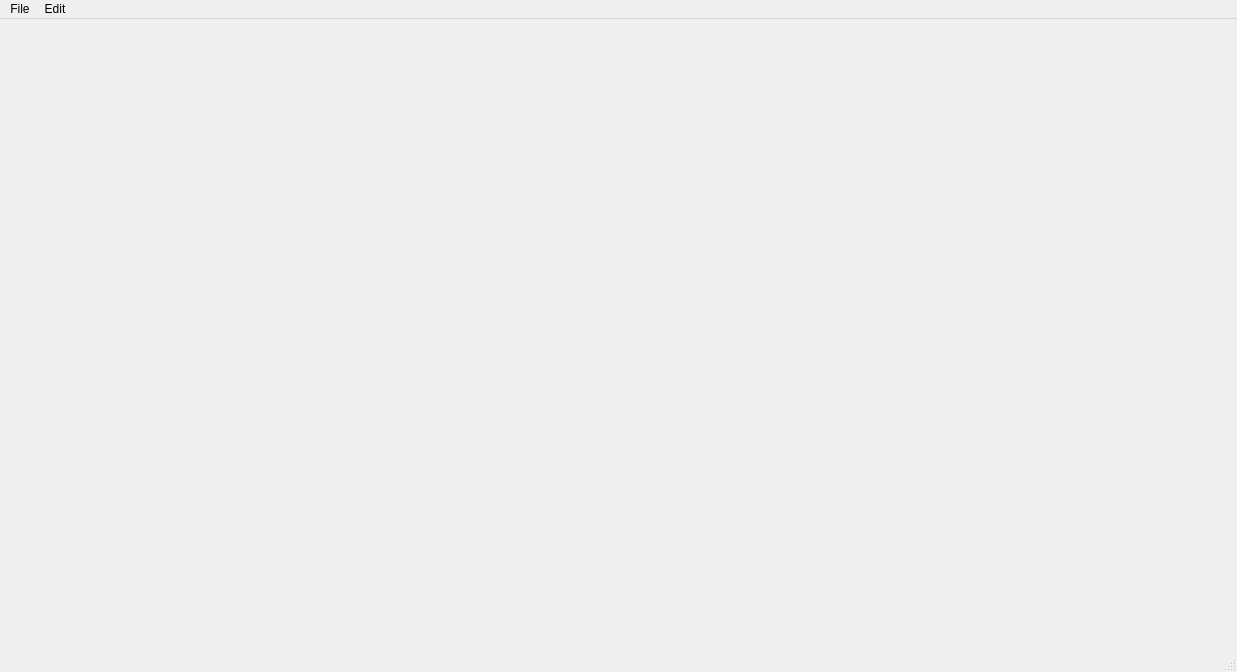
<?xml version="1.0" encoding="UTF-8"?>
<ui version="4.0">
 <class>OpenScheduler::MainWnd</class>
 <widget class="QMainWindow" name="OpenScheduler::MainWnd">
  <property name="geometry">
   <rect>
    <x>0</x>
    <y>0</y>
    <width>1237</width>
    <height>672</height>
   </rect>
  </property>
  <property name="windowTitle">
   <string>MainWnd</string>
  </property>
  <widget class="QWidget" name="centralwidget">
   <layout class="QHBoxLayout" name="horizontalLayout">
    <item>
     <layout class="QVBoxLayout" name="verticalLayout">
      <item>
       <widget class="CalendarDataView" name="widget" native="true"/>
      </item>
     </layout>
    </item>
   </layout>
  </widget>
  <widget class="QMenuBar" name="menubar">
   <property name="geometry">
    <rect>
     <x>0</x>
     <y>0</y>
     <width>1237</width>
     <height>22</height>
    </rect>
   </property>
   <widget class="QMenu" name="menuFile">
    <property name="title">
     <string>File</string>
    </property>
    <addaction name="actionNew"/>
    <addaction name="actionForce_sync_with_database"/>
   </widget>
   <widget class="QMenu" name="menuEdit">
    <property name="title">
     <string>Edit</string>
    </property>
    <addaction name="actionAdd_record"/>
   </widget>
   <addaction name="menuFile"/>
   <addaction name="menuEdit"/>
  </widget>
  <widget class="QStatusBar" name="statusbar"/>
  <action name="actionAdd_record">
   <property name="text">
    <string>Add record</string>
   </property>
  </action>
  <action name="actionNew">
   <property name="text">
    <string>New</string>
   </property>
  </action>
  <action name="actionForce_sync_with_database">
   <property name="text">
    <string>Force sync with database</string>
   </property>
  </action>
 </widget>
 <customwidgets>
  <customwidget>
   <class>CalendarDataView</class>
   <extends>QWidget</extends>
   <header>widgets/calendar/calendardataview.hpp</header>
   <container>1</container>
  </customwidget>
 </customwidgets>
 <resources/>
 <connections/>
</ui>
